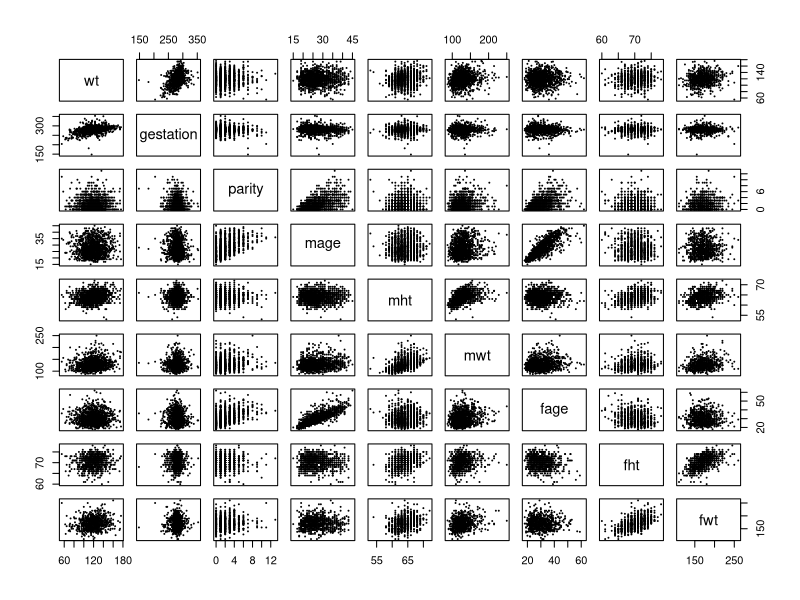
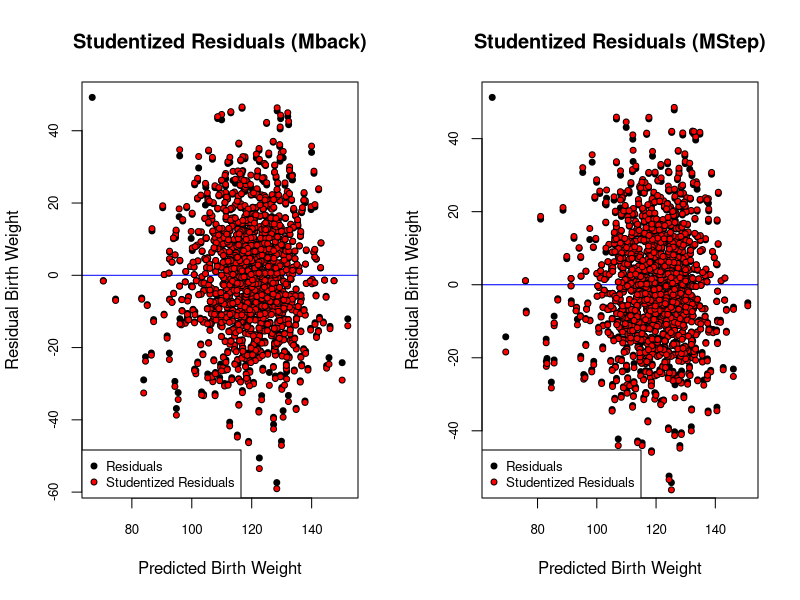
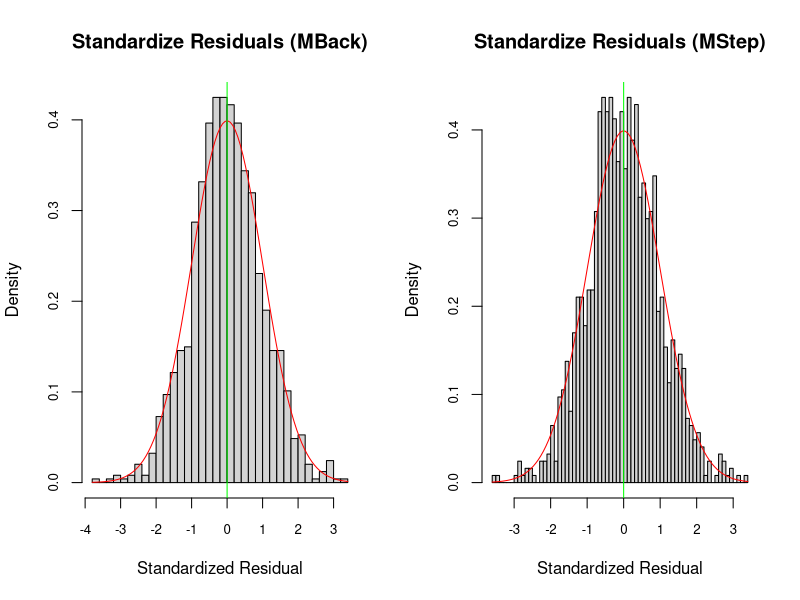
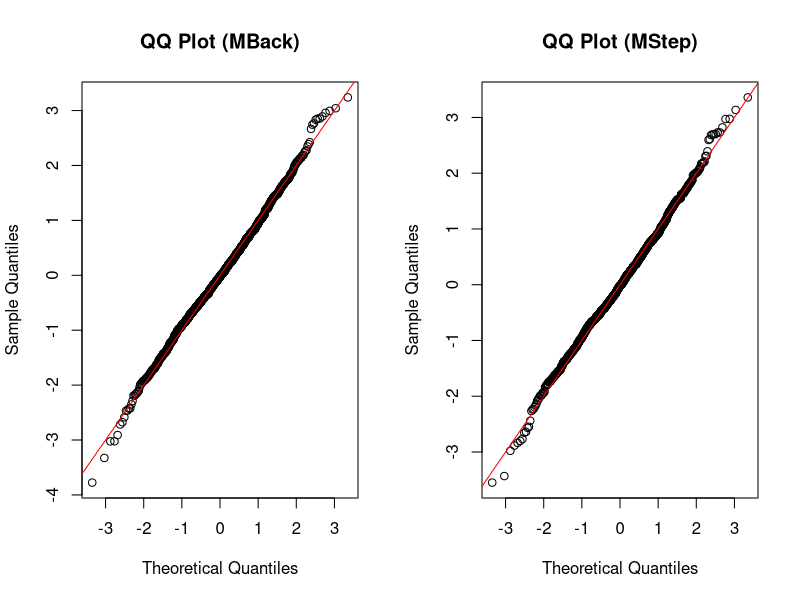
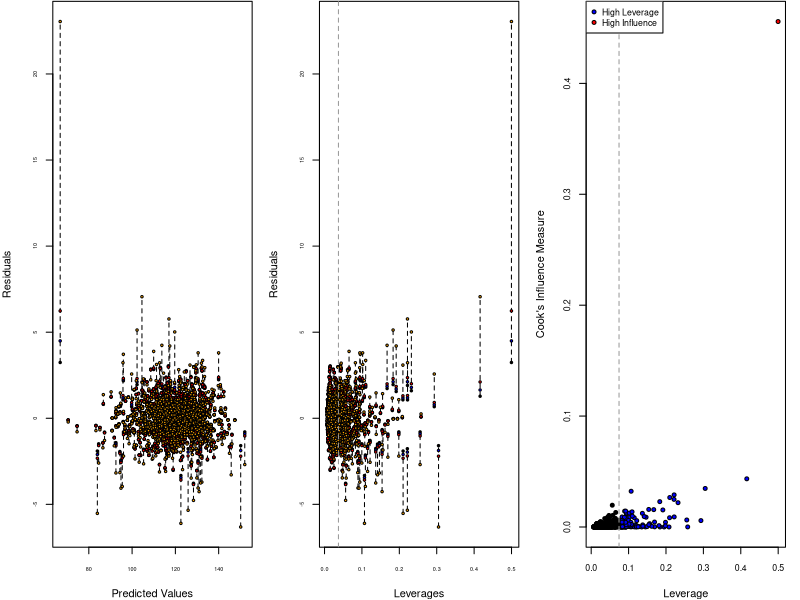
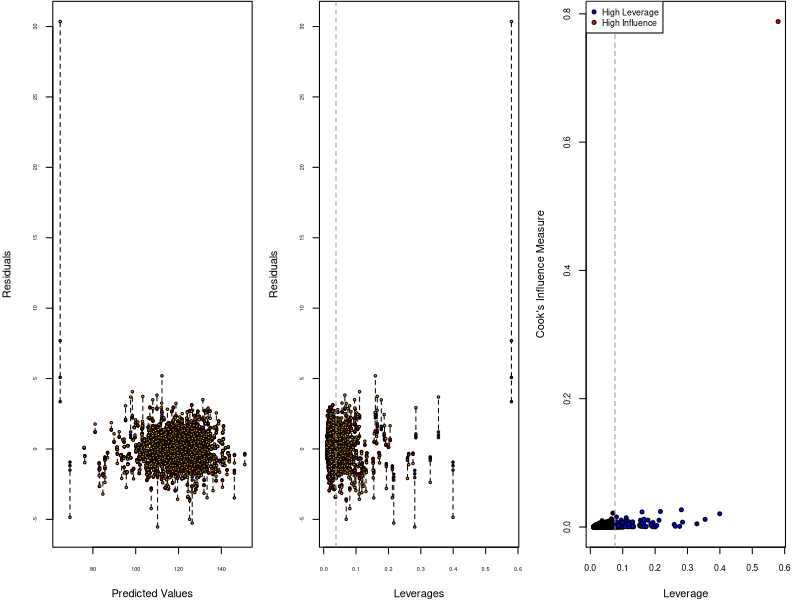
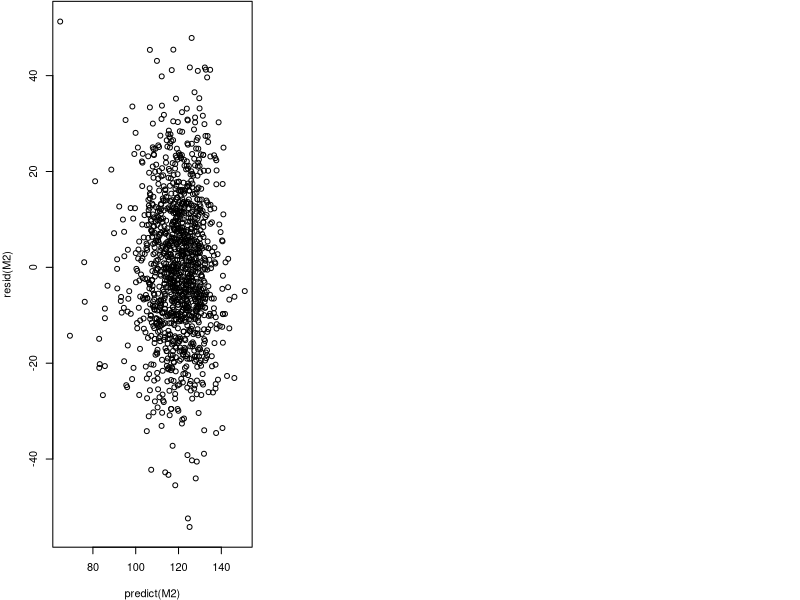
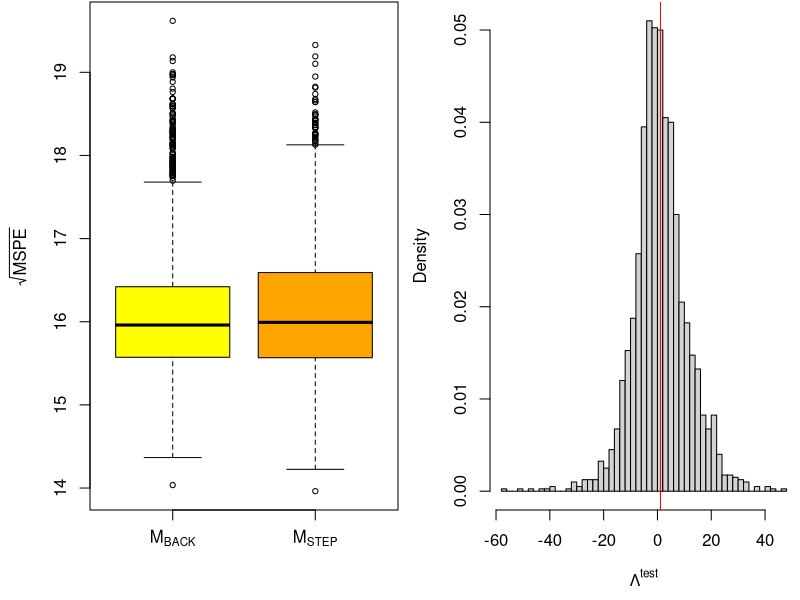

Write the R code that produced these figures, in order.
## ---- chunk 1
knitr::opts_chunk$set(echo = TRUE,fig.height = 2)
library(mice)
## ---- chunk 2
# read in data
births.raw = read.csv("chds_births.csv")
## ---- chunk 3
# generate proportion of NA's in each covariate
proportion <- sapply(births.raw, function(x) { sum(is.na(x))*100/nrow(births.raw) })
proportion
## ---- chunk 4
summary(births.raw$marital)
## ---- chunk 5
# Validating Variables
births.raw$marital[!births.raw$marital %in% c(1:5)] = NA

# Setting unknown data to NA so that they can be imputed
births.raw$time[births.raw$time %in% c(9)] = NA
births.raw$number[births.raw$number %in% c(9)] = NA
## ---- chunk 6
# list of categorical variables
categoricals = c('meth', 'feth', 'med', 'fed', 'marital',
                 'income', 'smoke', 'time', 'number')#, 'parity', 'mht', 'fht')
# list of continuous variables
continuous = names(births.raw)[! names(births.raw) %in% categoricals]

# Categorize m/feth
meth.categories = c(rep('Caucasian', 6), 'Other', 
                    'African-American', 'Other', 'Other', 'Other')
for (i in 1:length(meth.categories)) {
  births.raw$meth[births.raw$meth == i-1] = meth.categories[i]
  births.raw$feth[births.raw$feth == i-1] = meth.categories[i]
}
births.raw$meth = as.factor(births.raw$meth)
births.raw$feth = as.factor(births.raw$feth)

# Categorize m/fed
med.categories = c('Other', 'middle school', 'high school', 'Other',
                   'high school + some college', 'college graduate',
                   'Other', 'Other')
for (i in 1:length(med.categories)) {
  births.raw$med[births.raw$med == i-1] = med.categories[i]
  births.raw$fed[births.raw$fed == i-1] = med.categories[i]
}
births.raw$med = as.factor(births.raw$med)
births.raw$fed = as.factor(births.raw$fed)

# Categorize marital
marital.categories = c('married', 'single', 'single', 
                       'single', 'single')
for (i in 1:length(marital.categories)) {
  births.raw$marital[births.raw$marital == i] = marital.categories[i]
}
births.raw$marital = as.factor(births.raw$marital)

# Categorize income
income.categories = c('under 2500', '2500-4999', '5000-7499','7500-9999', 
                      '10000-12499', '12500-14999', '15000-17499', 
                      '17500-19999', '20000-22499', 'over 22500')
for (i in 1:length(income.categories)) {
  births.raw$income[births.raw$income == i-1] = income.categories[i]
}
births.raw$income = as.factor(births.raw$income)

# Categorize smoke
smoke.categories = c('never', 'smokes now', 'until pregnancy', 
                     'used to, not anymore')
for (i in 1:length(smoke.categories)) {
  births.raw$smoke[births.raw$smoke == i-1] = smoke.categories[i]
}
births.raw$smoke = as.factor(births.raw$smoke)

# Categorize time
time.categories = c('never or more than 10 years', 'still smokes', 
                    'during pregnancy', 'less than 10 year', 
                    'less than 10 year', 'less than 10 year', 
                    'less than 10 year', 'less than 10 year', 
                    'never or more than 10 years', 'quit but don’t know when')
for (i in 1:length(time.categories)) {
  births.raw$time[births.raw$time == i-1] = time.categories[i]
}
births.raw$time = as.factor(births.raw$time)

# Categorize number
number.categories = c('never smoked', 'less than 20', 'less than 20', 
                      'less than 20', 'less than 20', 'more than 20',
                      'more than 20', 'more than 20', 'more than 20', 
                      'smoked but don’t know how much')
for (i in 1:length(number.categories)) {
  births.raw$number[births.raw$number == i-1] = number.categories[i]
}
births.raw$number = as.factor(births.raw$number)

# delete covariate smoke
births.raw$smoke = NULL
## ---- chunk 7
# reduce the dataset to contain only continuous data
births.raw.cont = births.raw[ , ! names(births.raw) %in% categoricals]

pairs(births.raw.cont, cex = 0.2)
## ---- chunk 8
# Categorize parity
births.raw$parity[births.raw$parity > 5] = 5
parity.categories = c('zero', 'one', 'two', 'three', 'four', 'more than four')
for (i in 1:length(parity.categories)) {
  births.raw$parity[births.raw$parity == i-1] = parity.categories[i]
}
births.raw$parity = as.factor(births.raw$parity)

table(births.raw$parity)
## ---- chunk 9
# impute the data via mice package
invisible(capture.output(births.mice <- mice(births.raw, method = "cart", seed = 1)))
births.clean <- complete(births.mice)
## ---- chunk 10
# Variance Inflaction Factor
# design matrix excluding intercept
X <- model.matrix(lm(wt ~ gestation + mage + mwt + fage
                     + fwt + mht + fht - 1, data = births.clean))
C <- cor(X) # correlation matrix
vif <- diag(solve(C))

# pre-fitting model
MPrefit <- lm(wt ~ gestation + mage + mwt + fwt + fht + mht, data = births.clean)
## ---- chunk 11
M0 <- lm(wt ~ 1, data = births.clean) # initial model
Mfull <- lm(wt ~ ( . - number - time - fed - med - feth - meth - marital)^2+
              number + time + fed + med + feth + meth + marital +
              I(gestation^2) + I(mage^2) + I(mht^2) + I(mwt^2) + I(fage^2) + 
              I(fht^2) + I(fwt^2), data = births.clean) # full model
Mstart <- lm(wt ~ ., data = births.clean) # start model
## ---- chunk 12
# forward selection
Mfwd <- step(object = M0,
             scope = list(lower = M0, upper = Mfull),
             direction = "forward",
             trace = FALSE)
## ---- chunk 13
# backward elimination
Mback <- step(object = Mfull,
              scope = list(lower = M0, upper = Mfull),
              direction = "backward",
              trace = FALSE)
## ---- chunk 14
# stepwise selection
Mstep <- step(object = Mstart,
              scope = list(lower = M0, upper = Mfull),
              direction = "both",
              trace = FALSE)
## ---- chunk 15
# Press Statistic
calPress <- function(M){
  press <- resid(M)/(1-hatvalues(M))
  press <- sum(press^2)
  return(press)
}

# Calculate PRESS for all four models
press1 <- calPress(Mfwd);
press2 <- calPress(Mback);
press3 <- calPress(Mstep);
press4 <- calPress(MPrefit)

presses <- c(press1, press2, press3, press4)

# AIC Statistic
# Calculate AIC for all four models
AIC1 <- AIC(Mfwd)
AIC2 <- AIC(Mback)
AIC3 <- AIC(Mstep)
AIC4 <- AIC(MPrefit)

AICS <- c(AIC1, AIC2, AIC3, AIC4)

# R^2
# Calculate R^2 for all four models
r.squared <- c(summary(Mfwd)$r.squared, summary(Mback)$r.square, 
               summary(Mstep)$r.square, summary(MPrefit)$r.square)

# Make table of all informations for printing
info <- c(r.squared,AICS,presses)
info <- matrix(t(info),nrow = 4,ncol = 3)
rownames(info)<-c("MFwd", "MBack", "MStep", "MPrefit")
colnames(info)<-c("R^2", "AIC", "Press")
info
## ---- chunk 16
# models to compare
M1 <- Mback
M2 <- Mstep
## ---- chunk 17
# function for drawing studendized residual plots
StuResPlot <- function(M,name) {
  cex <- .8
  res <- residuals(M)
  h <- hatvalues(M)  # Hat matrix
  res.stu <- res/sqrt(1-h) # studentized residuals, but on the data scale
  y.hat <- predict(M)
  par(4,.1,4,.1)
  plot(y.hat, res, pch = 21, bg = "black", 
       cex = cex, 
       cex.axis = cex,
       xlab = "Predicted Birth Weight",
       ylab = "Residual Birth Weight",
       main = paste("Studentized Residuals",name),
       abline(h = mean(res), col = "blue"))
  points(y.hat, res.stu, pch = 21, bg = "red", cex = cex)
  legend(x = "bottomleft", c("Residuals", "Studentized Residuals"),
         pch = 21, pt.bg = c("black", "red"), pt.cex = cex, cex = cex)
}

# function for drawing standardized residual plots
StaResPlot <- function(M,name) {
  cex <- .8
  res <- residuals(M) # Hat matrix
  h <- hatvalues(M)
  sigma.hat <- sigma(M)
  par(4,.1,4,.1)
  hist(res/sigma.hat, breaks = 50, freq = FALSE, cex.axis = cex,
  xlab = "Standardized Residual", main = paste("Standardize Residuals",name))
  curve(dnorm(x), col = "red", add = TRUE)
  abline(v = mean(res/sigma.hat), col = "green")
}

#function for drawing QQ plots
QQPlot <- function(M,name) {
  res <- residuals(M)
  h <- hatvalues(M)
  qqnorm(res/sigma(M),main = paste("QQ Plot",name))
  abline(a=0, b=1, col = "red") #add 45 degree line
}

par(mfrow = c(1,2))

# studendized residual for backward elimination model:
StuResPlot(Mback,"(Mback)")

# studentdized residual for stepwise selection model:
StuResPlot(Mstep,"(MStep)")

## ---- chunk 18
par(mfrow = c(1,2))

# standardized residual for backward elimination model:
StaResPlot(Mback,"(MBack)")

# standardized residual for stepwise selection model:
StaResPlot(Mstep,"(MStep)")
## ---- chunk 19
par(mfrow = c(1,2))

# QQ-plot for backward selection model:
QQPlot(Mback,"(MBack)")

# QQ-plot for stepwise selection model:
QQPlot(Mstep,"(MStep)")
## ---- chunk 20
# function to produce leverage and influence plots
LeverageInfluence <- function(M) {
  y.hat <- predict(M) # predicted values
  sigma.hat <- sigma(M)
  res <- resid(M) # original residuals$
  res.sta <- res/sigma.hat # standardized residuals

  # compute leverages
  h <- hatvalues(M) # hat matrix
  res.stu <- res.sta/sqrt(1-h) # studentized residuals

  # PRESS residuals
  press <- res/(1-h)

  # DFFITS residuals
  dfts <- dffits(M)

  # standardize each of these such that they are identical at the average
  # leverage value
  p <- length(coef(M))
  n <- nobs(M)
  hbar <- p/n # average leverage
  res.stu <- res.stu*sqrt(1 - hbar) # at h = hbar, res.stu = res.sta
  press <- press*(1 - hbar)/sigma.hat # at h = hbar, press = res.sta
  dfts <- dfts*(1 - hbar)/sqrt(hbar) # at h = hbar, dfts = res.sta

  # plot all residuals
  par(mfrow = c(1,3), mar = c(4,4,.1,1.1))
  cex <- .5
  plot(y.hat, rep(0, length(y.hat)),
       type = "n", # empty plot to get the axis range
       ylim = range(res.sta, res.stu, press, dfts),
       cex.axis = cex,
       xlab = "Predicted Values",
       ylab = "Residuals")

  # dotted line connecting each observations residuals for better visibility
  segments(x0 = y.hat,
           y0 = pmin(res.sta, res.stu, press, dfts),
           y1 = pmax(res.sta, res.stu, press, dfts),
           lty = 2)
  points(y.hat, res.sta, pch = 21, bg = "black", cex = cex)
  points(y.hat, res.stu, pch = 21, bg = "blue", cex = cex)
  points(y.hat, press, pch = 21, bg = "red", cex = cex)
  points(y.hat, dfts, pch = 21, bg = "orange", cex = cex)

  # against leverages
  plot(h, rep(0, length(y.hat)),
       type = "n",
       cex.axis = cex,
       ylim = range(res.sta, res.stu, press, dfts),
       xlab = "Leverages", ylab = "Residuals")

  segments(x0 = h,
          y0 = pmin(res.sta, res.stu, press, dfts),
          y1 = pmax(res.sta, res.stu, press, dfts),
          lty = 2)
  points(h, res.sta, pch = 21, bg = "black", cex = cex)
  points(h, res.stu, pch = 21, bg = "blue", cex = cex)
  points(h, press, pch = 21, bg = "red", cex = cex)
  
  points(h, dfts, pch = 21, bg = "orange", cex = cex)
  abline(v = hbar, col = "grey60", lty = 2)

  # cook's distance vs. leverage
  D <- cooks.distance(M)

  # flag some of the points
  infl.ind <- which.max(D) # top influence point
  lev.ind <- h > 2*hbar # leverage more than 2x the average
  clrs <- rep("black", len = n)
  clrs[lev.ind] <- "blue"
  clrs[infl.ind] <- "red"
  # par(mfrow = c(1,1), mar = c(4,4,1,1))
  cex <- .8
  plot(h, D, xlab = "Leverage", ylab = "Cook's Influence Measure",
  pch = 21, bg = clrs, cex = cex, cex.axis = cex)

  
  p <- length(coef(M))
  n <- nrow(births.clean)
  hbar <- p/n # average leverage
  abline(v = 2*hbar, col = "grey60", lty = 2) # 2x average leverage
  legend("topleft", legend = c("High Leverage", "High Influence"), pch = 21,
         pt.bg = c("blue", "red"), cex = cex, pt.cex = cex)
  return(c(infl.ind, D[infl.ind]))
}

# calculate leverage influence:
a <-LeverageInfluence(Mback)
leverageInf <-LeverageInfluence(Mstep)
## ---- chunk 21
# Check outliers in Mstep
plot(predict(M2), resid(M2))
entry <- which.max(abs(resid(M2)))
## ---- chunk 22
# Cross-validation setup
nreps <- 2e3 # number of replications
ntot <- nrow(births.clean) # total number of observations
ntrain <- floor(ntot * 0.7) # size of training set
ntest <- ntot-ntrain # size of test set
mspe1 <- rep(NA, nreps) # sum-of-square errors for each CV replication
mspe2 <- rep(NA, nreps)
logLambda <- rep(NA, nreps) # log-likelihod ratio statistic for each replication
for(ii in 1:nreps) {
  # randomly select training observations
  train.ind <- sample(ntot, ntrain) # training observations
  # refit the models on the subset of training data; ?update for details!
  M1.cv <- update(M1, subset = train.ind)
  M2.cv <- update(M2, subset = train.ind)
  # out-of-sample residuals for both models
  # that is, testing data - predictions with training parameters
  M1.res <- births.clean$wt[-train.ind] -
            predict(M1.cv, newdata = births.clean[-train.ind,])
  M2.res <- births.clean$wt[-train.ind] -
            predict(M2.cv, newdata = births.clean[-train.ind,])
  # mean-square prediction errors
  mspe1[ii] <- mean(M1.res^2)
  mspe2[ii] <- mean(M2.res^2)
  # out-of-sample likelihood ratio
  M1.sigma <- sqrt(sum(resid(M1.cv)^2)/ntrain) # MLE of sigma
  M2.sigma <- sqrt(sum(resid(M2.cv)^2)/ntrain)
  # since res = y - pred, dnorm(y, pred, sd) = dnorm(res, 0, sd)
  logLambda[ii] <- sum(dnorm(M1.res, mean = 0, sd = M1.sigma, log = TRUE))
  logLambda[ii] <- logLambda[ii] -
                   sum(dnorm(M2.res, mean = 0, sd = M2.sigma, log = TRUE))
}

# plot rMSPE and out-of-sample log
par(mfrow = c(1,2))
par(mar = c(4.5, 4.5, .1, .1))
boxplot(x = list(sqrt(mspe1), sqrt(mspe2)), 
        names = expression(M[BACK], M[STEP]), cex = .7,
        ylab = expression(sqrt(MSPE)), col = c("yellow", "orange"))
hist(logLambda, breaks = 50, freq = FALSE,
     xlab = expression(Lambda^{test}),
     main = "", cex = .7)
abline(v = mean(logLambda), col = "red") # average value
## ---- chunk 23
# Answer for Q1 in conclusion
extractP <- function(index) {
  anova(Mstep)$'Pr(>F)'[index]
}

leverageInfP <- c(261,153)
constructP <- function(x) {
  pVal <- c()
  for(i in 1:length(x)){
    pVal <- c(pVal,extractP(x[i]))
  }
  
  return(pVal)
}

x <- c(1,3,4,5,6,7,9,13)
var <- c("gestation ","meth","mht","mwt","fht","fwt","time","gestation:income")
info.pVal <- rbind(var,constructP(x))
info.pVal

## ---- chunk 24
# Answer for Q4 in conclusion
max.leverage.Influential <- rbind(c("Leverage","Influential"),leverageInfP)
max.leverage.Influential
## ---- chunk 25
# Answer for Q5 in conclusion
par(mfrow = c(3,1))
StuResPlot(Mstep,"(MStep)")
StaResPlot(Mstep,"(MStep)")
QQPlot(Mstep,"(MStep)")
